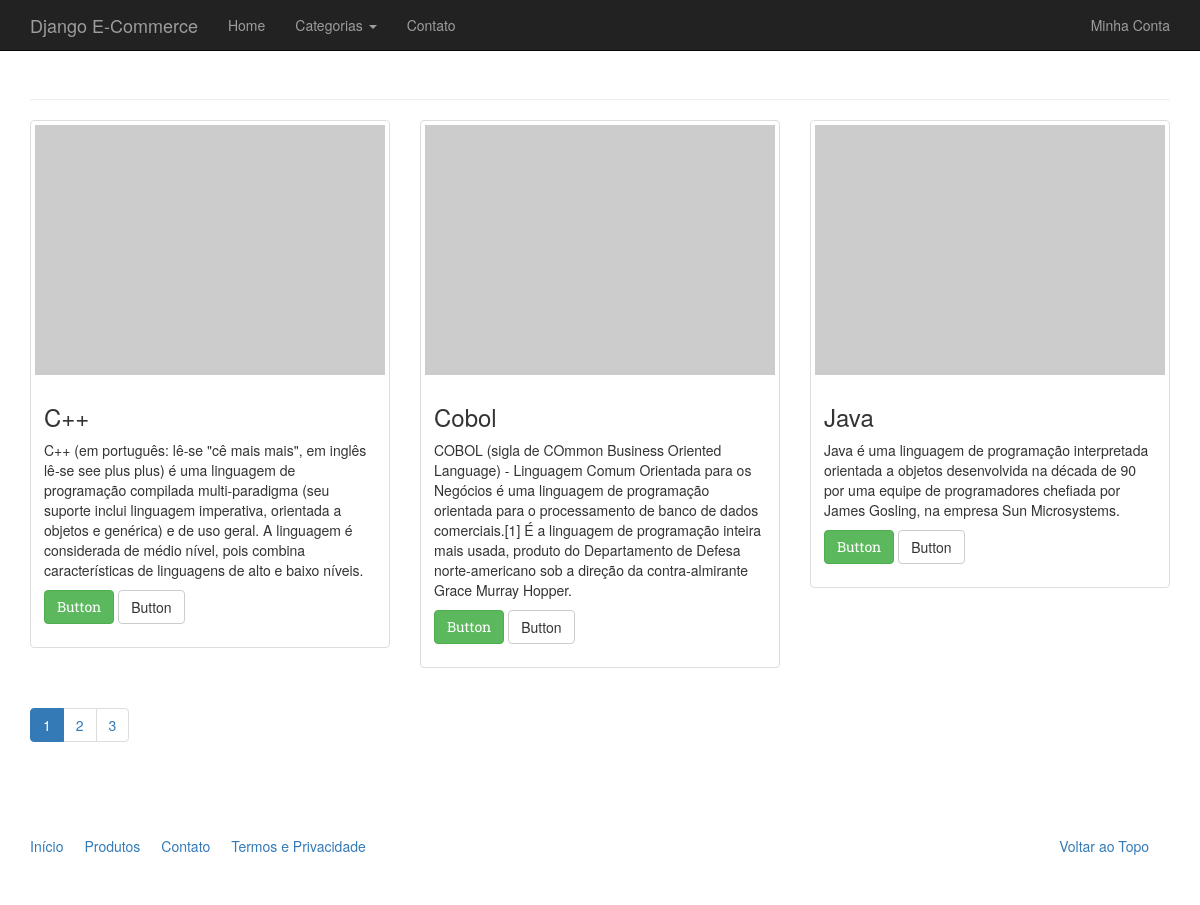
Screenshot of /catalogo/ with the database file from the repository.
### catalog/models.py (models this page shows, shortened)
class Product(models.Model):
    name = models.CharField('Nome', max_length=100)
    slug = models.SlugField('Identificador', max_length=100)
    category = models.ForeignKey('catalog.Category', verbose_name='Categoria')
    description = models.TextField('Descrição', blank=True) # blank permite campo nulo
    price = models.DecimalField('Preço',decimal_places=2, max_digits=8) #place = 2 casas decimais
    created = models.DateTimeField('Criado em', auto_now_add=True)
    modified = models.DateTimeField('Modificado em', auto_now=True)
    class Meta:
        verbose_name = 'Produto'
        verbose_name_plural = 'Produtos'  #aparace la no catalogo da aplicacao django-admin
        ordering = ['name']
    def get_absolute_url(self):
        return reverse('catalog:product', kwargs={'slug':self.slug})

### catalog/views.py (the view)
class ProductListView(generic.ListView):
    model = Product
    context_object_name = 'products'
    template_name = 'catalog/products_list.html'
    paginate_by = 3

### catalog/context_processors.py (called while the page is built)
def categories(request):
    return {
        'categories': Category.objects.all() #metodo rastreado no settings.py
    }

### catalog/models.py (called while the page is built)
    def __str__(self):
        return self.name

    def get_absolute_url(self):
        return reverse('catalog:category', kwargs={'slug': self.slug})

### core/templatetags/pagination.py (called while the page is built)
@register.inclusion_tag('pagination.html')
def pagination(request, paginator, page_obj):
    context={}
    context['request'] = request
    context['paginator'] = paginator
    context['page_obj'] = page_obj
    getvars = request.GET.copy()
    if 'page' in getvars:
        del getvars['page']
    if len(getvars) > 0:
        context['getvars'] = '&{0}'.format(getvars.urlencode())
    else:
        context['getvars'] = ''
    return context

### catalog/templates/catalog/products_list.html (shortened to what this page needs)
{% extends "base.html" %}
{% load pagination %}
{% block container %}
<div class="page-header">
</div>
<div class="row">
    {% for product in products %}
    <div class="col-sm-6 col-md-4">
        <div class="thumbnail">
            <a href="{{ product.get_absolute_url }}">
                <img src="http://placehold.it/350x250" alt="" />
            </a>
            <div class="caption">
                <h3>{{ product.name }}</h3>
                {{ product.description|linebreaks }}
                <p><a href="{{ product.get_absolute_url }}" class="btn btn-success" role="button">Button</a>
                    <a href="#" class="btn btn-default" role="button">Button</a></p>
            </div>
        </div>
    </div>
     {% endfor %}
</div>
{% pagination request paginator page_obj %}
{% endblock %}

### core/templates/base.html (shortened to what this page needs)
<!DOCTYPE html>
{% load static %}
<html lang="en">
<head>
    <link rel="stylesheet" href="{% static 'css/bootstrap.min.css' %}">
	<link rel="stylesheet" href="{% static 'css/bootstrap.css' %}">
    <link rel="stylesheet" href=" {% static 'css/custom.min.css' %}" media="screen" />
</head>
<body>
    <div class="navbar navbar-inverse navbar-fixed-top">
      <div class="container">
        <div class="navbar-header">
          <a href="{% url 'index' %}" class="navbar-brand">Django E-Commerce</a>
        </div>
        <div class="navbar-collapse collapse" id="navbar-main">
          <ul class="nav navbar-nav">
            <li>
              <a href="{% url 'index' %}">Home</a>
            </li>
            <li class="dropdown">
              <a class="dropdown-toggle" data-toggle="dropdown" href="{% url 'catalog:product_list' %}" id="download">Categorias <span class="caret"></span></a>
            </li>
			<li>
				<a href="{% url 'contact' %}">Contato</a>
			</li>
          </ul>
          <ul class="nav navbar-nav navbar-right">
            <li><a href="#">Minha Conta</a></li>
          </ul>
        </div>
      </div>
    </div>
    <div class="container">
        {% block container %}{% endblock %}
		<footer>
			<div class="row">
			  <div class="col-lg-12">
			    <ul class="list-unstyled">
			      <li class="pull-right"><a href="#top">Voltar ao Topo</a></li>
			      <li><a href="">Início</a></li>
			      <li><a href="">Produtos</a></li>
			      <li><a href="">Contato</a></li>
			      <li><a href="">Termos e Privacidade</a></li>
			    </ul>
			  </div>
			</div>
		</footer>
	</div>
</body>
</html>

### core/templates/pagination.html
<div class="row">
    <div class="col-md-12">
        <nav>
            <ul class="pagination">
                {% for page in paginator.page_range %}
                <li{% if page_obj.number == page %} class="active" {% endif %}><a href="?page={{ page }}{{ getvars }}">{{ page }}</a></li>
                {% endfor %}
            </ul>
        </nav>
    </div>
</div>

### rows the page displays
Product: name "C++", description "C++ (em português: lê-se \"cê mais mais\", em inglês lê-se see plus plus) é uma linguagem de programação compilada multi-paradigma (seu suporte inclui linguagem imperativa, orientada a objetos e genérica) e de uso geral. A linguagem é considerada de médio nível, pois combina características de linguagens de alto e baixo níveis."
Product: name "Cobol", description "COBOL (sigla de COmmon Business Oriented Language) - Linguagem Comum Orientada para os Negócios é uma linguagem de programação orientada para o processamento de banco de dados comerciais.[1] É a linguagem de programação inteira mais usada, produto do Departamento de Defesa norte-americano sob a direção da contra-almirante Grace Murray Hopper."
Product: name "Java", description "Java é uma linguagem de programação interpretada orientada a objetos desenvolvida na década de 90 por uma equipe de programadores chefiada por James Gosling, na empresa Sun Microsystems."

### other values shown
{{ page }} "1" "2" "3"
